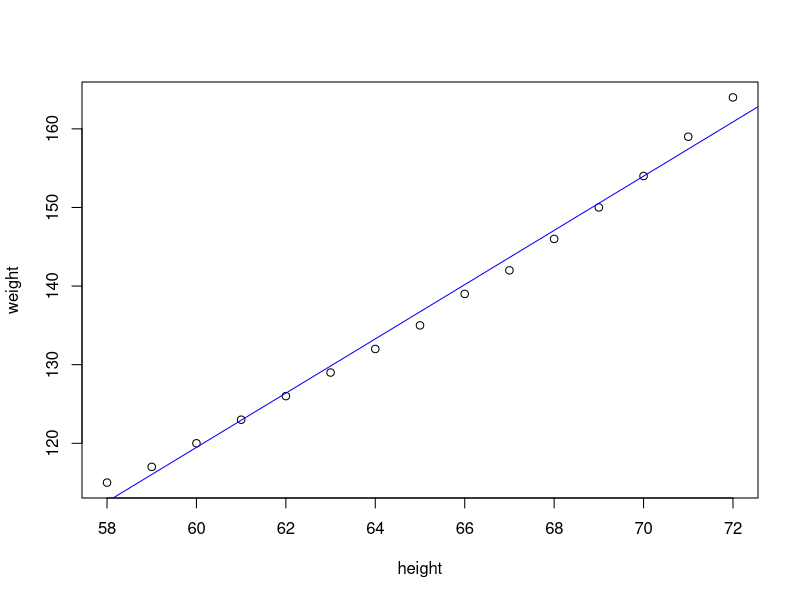

Write R code to recreate this figure.
## ---- chunk 1

plot(women)
abline(lm(weight~height, data=women), col='blue')
## ---- chunk 2
knitr::kable(head(swiss))
